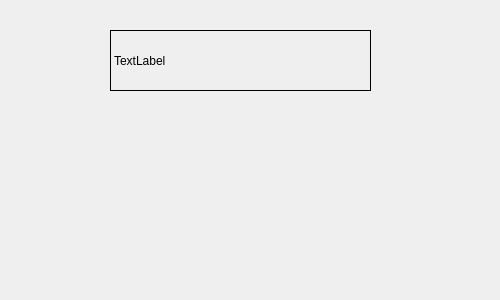
<?xml version="1.0" encoding="UTF-8"?>
<ui version="4.0">
 <class>Widget</class>
 <widget class="QWidget" name="Widget">
  <property name="geometry">
   <rect>
    <x>0</x>
    <y>0</y>
    <width>500</width>
    <height>300</height>
   </rect>
  </property>
  <property name="windowTitle">
   <string>Widget</string>
  </property>
  <widget class="MyLabel" name="label">
   <property name="geometry">
    <rect>
     <x>110</x>
     <y>30</y>
     <width>261</width>
     <height>61</height>
    </rect>
   </property>
   <property name="frameShape">
    <enum>QFrame::Box</enum>
   </property>
   <property name="text">
    <string>TextLabel</string>
   </property>
  </widget>
 </widget>
 <customwidgets>
  <customwidget>
   <class>MyLabel</class>
   <extends>QLabel</extends>
   <header location="global">mylabel.h</header>
  </customwidget>
 </customwidgets>
 <resources/>
 <connections/>
</ui>
